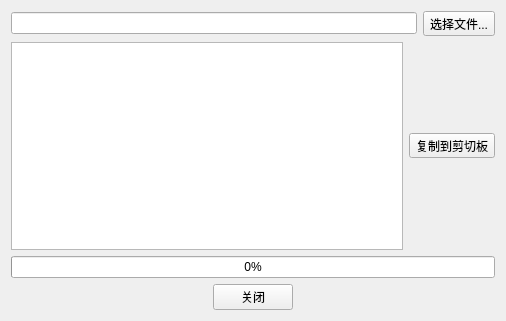
<?xml version="1.0" encoding="UTF-8"?>
<ui version="4.0">
 <class>Widget</class>
 <widget class="QWidget" name="Widget">
  <property name="geometry">
   <rect>
    <x>0</x>
    <y>0</y>
    <width>506</width>
    <height>321</height>
   </rect>
  </property>
  <property name="windowTitle">
   <string>Widget</string>
  </property>
  <layout class="QVBoxLayout" name="verticalLayout_2">
   <item>
    <layout class="QVBoxLayout" name="verticalLayout">
     <item>
      <layout class="QHBoxLayout" name="horizontalLayout">
       <item>
        <widget class="QLineEdit" name="lineEdit"/>
       </item>
       <item>
        <widget class="QToolButton" name="toolButtonOpenFile">
         <property name="text">
          <string>选择文件...</string>
         </property>
        </widget>
       </item>
      </layout>
     </item>
     <item>
      <layout class="QHBoxLayout" name="horizontalLayout_2">
       <item>
        <widget class="QTextBrowser" name="textBrowser"/>
       </item>
       <item>
        <widget class="QToolButton" name="toolButtonCopySum">
         <property name="text">
          <string>复制到剪切板</string>
         </property>
        </widget>
       </item>
      </layout>
     </item>
     <item>
      <widget class="QProgressBar" name="progressBar">
       <property name="value">
        <number>0</number>
       </property>
      </widget>
     </item>
     <item>
      <layout class="QHBoxLayout" name="horizontalLayout_3">
       <item>
        <spacer name="horizontalSpacer">
         <property name="orientation">
          <enum>Qt::Horizontal</enum>
         </property>
         <property name="sizeHint" stdset="0">
          <size>
           <width>40</width>
           <height>20</height>
          </size>
         </property>
        </spacer>
       </item>
       <item>
        <widget class="QPushButton" name="pushButtonClose">
         <property name="text">
          <string>关闭</string>
         </property>
        </widget>
       </item>
       <item>
        <spacer name="horizontalSpacer_2">
         <property name="orientation">
          <enum>Qt::Horizontal</enum>
         </property>
         <property name="sizeHint" stdset="0">
          <size>
           <width>40</width>
           <height>20</height>
          </size>
         </property>
        </spacer>
       </item>
      </layout>
     </item>
    </layout>
   </item>
  </layout>
 </widget>
 <layoutdefault spacing="6" margin="11"/>
 <resources/>
 <connections/>
</ui>
